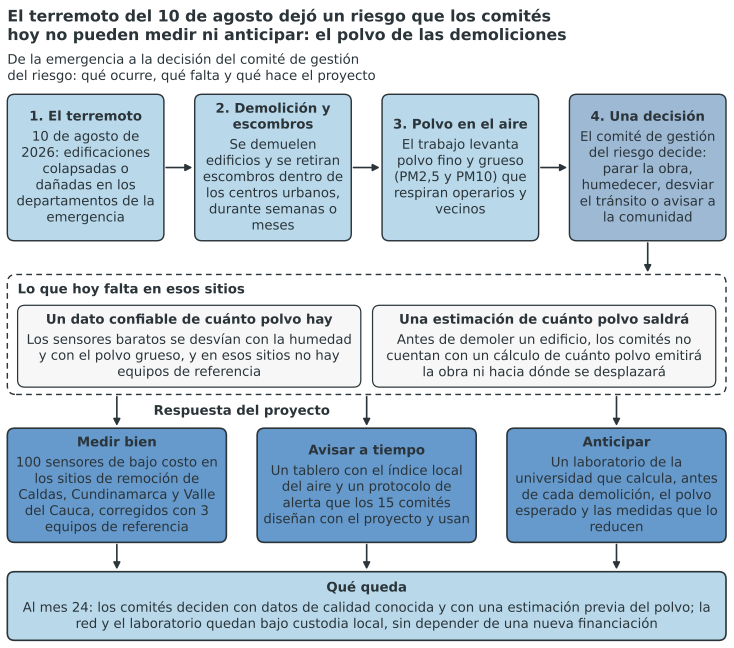
#> input picture genesis-e4-e3p00/ANEXO_2/fuentes/guia/figura_recorrido.png, 2200 x 1943 px (shown at 1/3 size)
$ python ver.py ../guia/figura_recorrido.png
#> lines starting #> are read from the running program, lines starting #| are printed output that depends on the picture
import sys
from PIL import Image
def ver(png, out=None, fondo=(255,255,255), ancho=1000):
#> called with png = '../guia/figura_recorrido.png', fondo = (255, 255, 255), ancho = 1000
    im=Image.open(png).convert('RGBA'); bg=Image.new('RGBA',im.size,fondo+(255,)); bg.alpha_composite(im)
#> after `bg = Image.new('RGBA', im.size, fondo + (255,))`: bg: PIL image 2200x1943 RGBA; every value is 255
    bg=bg.convert('RGB'); r=ancho/bg.size[0]; bg=bg.resize((ancho,int(bg.size[1]*r)))
#> in ver, bg is the input picture: PIL image 2200x1943 RGB; mean R, G, B 191.8, 208.2, 220.9
#> after `r = ancho / bg.size[0]`: r = 0.455
#> after `bg = bg.resize((ancho, int(bg.size[1] * r)))`:
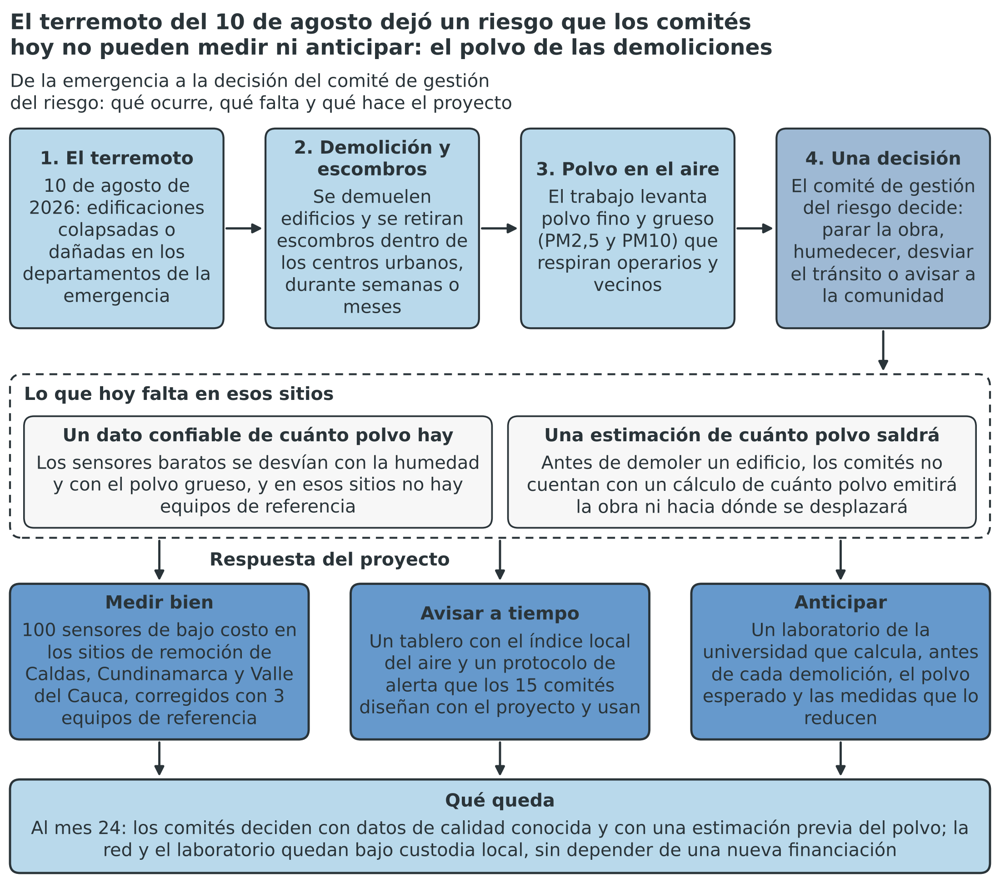
#> bg: PIL image 1000x883 RGB; mean R, G, B 191.7, 208, 220.8
    out=out or png.replace('.png','_vista.jpg'); bg.save(out,quality=88); return out
if __name__=='__main__':
    for p in sys.argv[1:]: print(ver(p))
